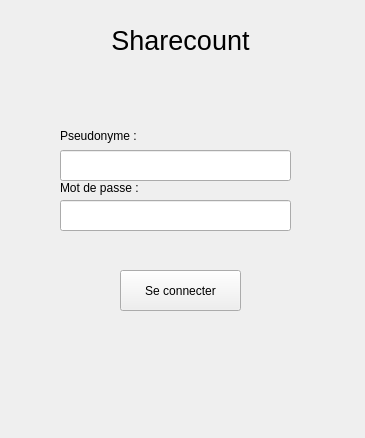
<?xml version="1.0" encoding="UTF-8"?>
<ui version="4.0">
 <class>Connect</class>
 <widget class="QWidget" name="Connect">
  <property name="geometry">
   <rect>
    <x>0</x>
    <y>0</y>
    <width>365</width>
    <height>438</height>
   </rect>
  </property>
  <property name="windowTitle">
   <string>Form</string>
  </property>
  <widget class="QLineEdit" name="co_pseudo">
   <property name="geometry">
    <rect>
     <x>60</x>
     <y>150</y>
     <width>231</width>
     <height>31</height>
    </rect>
   </property>
  </widget>
  <widget class="QLabel" name="l_Pseudo">
   <property name="geometry">
    <rect>
     <x>60</x>
     <y>110</y>
     <width>111</width>
     <height>51</height>
    </rect>
   </property>
   <property name="text">
    <string>Pseudonyme :</string>
   </property>
  </widget>
  <widget class="QLabel" name="label_2">
   <property name="geometry">
    <rect>
     <x>60</x>
     <y>180</y>
     <width>121</width>
     <height>16</height>
    </rect>
   </property>
   <property name="text">
    <string>Mot de passe :</string>
   </property>
  </widget>
  <widget class="QLabel" name="label">
   <property name="geometry">
    <rect>
     <x>10</x>
     <y>20</y>
     <width>341</width>
     <height>41</height>
    </rect>
   </property>
   <property name="font">
    <font>
     <pointsize>20</pointsize>
     <weight>50</weight>
     <bold>false</bold>
    </font>
   </property>
   <property name="autoFillBackground">
    <bool>true</bool>
   </property>
   <property name="text">
    <string>Sharecount</string>
   </property>
   <property name="scaledContents">
    <bool>false</bool>
   </property>
   <property name="alignment">
    <set>Qt::AlignCenter</set>
   </property>
  </widget>
  <widget class="QLineEdit" name="co_mdp">
   <property name="geometry">
    <rect>
     <x>60</x>
     <y>200</y>
     <width>231</width>
     <height>31</height>
    </rect>
   </property>
   <property name="echoMode">
    <enum>QLineEdit::Password</enum>
   </property>
  </widget>
  <widget class="QPushButton" name="connecter">
   <property name="geometry">
    <rect>
     <x>120</x>
     <y>270</y>
     <width>121</width>
     <height>41</height>
    </rect>
   </property>
   <property name="text">
    <string>Se connecter</string>
   </property>
  </widget>
  <widget class="QLabel" name="co_err">
   <property name="geometry">
    <rect>
     <x>36</x>
     <y>240</y>
     <width>301</width>
     <height>20</height>
    </rect>
   </property>
   <property name="text">
    <string/>
   </property>
  </widget>
 </widget>
 <resources/>
 <connections/>
</ui>
